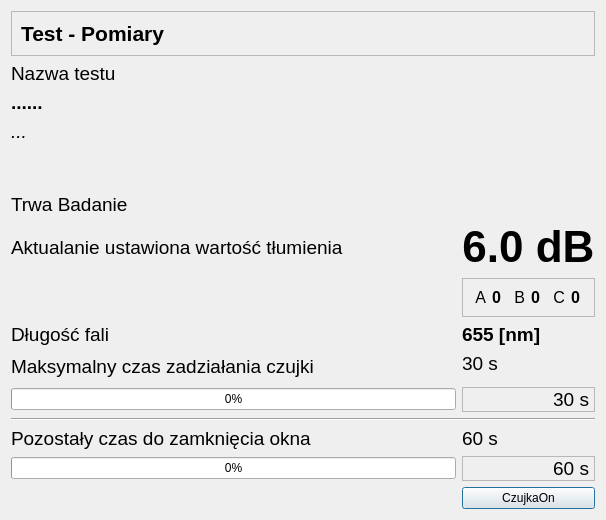
<?xml version="1.0" encoding="UTF-8"?>
<ui version="4.0">
 <class>OknoBadanieReakcji6dB</class>
 <widget class="QDialog" name="OknoBadanieReakcji6dB">
  <property name="geometry">
   <rect>
    <x>0</x>
    <y>0</y>
    <width>606</width>
    <height>520</height>
   </rect>
  </property>
  <property name="windowTitle">
   <string>Test - Badanie kątowe - tłumienie 6dB</string>
  </property>
  <layout class="QGridLayout" name="gridLayout">
   <item row="13" column="1">
    <widget class="QLabel" name="pozostal_czasCzujki">
     <property name="font">
      <font>
       <pointsize>14</pointsize>
      </font>
     </property>
     <property name="frameShape">
      <enum>QFrame::StyledPanel</enum>
     </property>
     <property name="frameShadow">
      <enum>QFrame::Sunken</enum>
     </property>
     <property name="text">
      <string>30 s</string>
     </property>
     <property name="alignment">
      <set>Qt::AlignRight|Qt::AlignTrailing|Qt::AlignVCenter</set>
     </property>
    </widget>
   </item>
   <item row="11" column="0" rowspan="2">
    <widget class="QLabel" name="eCzas">
     <property name="font">
      <font>
       <pointsize>14</pointsize>
      </font>
     </property>
     <property name="text">
      <string>Maksymalny czas zadziałania czujki</string>
     </property>
    </widget>
   </item>
   <item row="2" column="0">
    <widget class="QLabel" name="etestname">
     <property name="font">
      <font>
       <pointsize>14</pointsize>
      </font>
     </property>
     <property name="text">
      <string>Nazwa testu</string>
     </property>
     <property name="alignment">
      <set>Qt::AlignLeading|Qt::AlignLeft|Qt::AlignVCenter</set>
     </property>
    </widget>
   </item>
   <item row="6" column="0">
    <spacer name="verticalSpacer">
     <property name="orientation">
      <enum>Qt::Vertical</enum>
     </property>
     <property name="sizeHint" stdset="0">
      <size>
       <width>20</width>
       <height>40</height>
      </size>
     </property>
    </spacer>
   </item>
   <item row="16" column="1">
    <widget class="QLabel" name="czasOkna">
     <property name="font">
      <font>
       <pointsize>14</pointsize>
      </font>
     </property>
     <property name="text">
      <string>60 s</string>
     </property>
    </widget>
   </item>
   <item row="18" column="1">
    <widget class="QPushButton" name="pbTest">
     <property name="text">
      <string>CzujkaOn</string>
     </property>
    </widget>
   </item>
   <item row="17" column="0">
    <widget class="QProgressBar" name="pbOkna">
     <property name="maximum">
      <number>60</number>
     </property>
     <property name="value">
      <number>0</number>
     </property>
    </widget>
   </item>
   <item row="9" column="1">
    <widget class="QFrame" name="frame_2">
     <property name="frameShape">
      <enum>QFrame::StyledPanel</enum>
     </property>
     <property name="frameShadow">
      <enum>QFrame::Raised</enum>
     </property>
     <layout class="QHBoxLayout" name="horizontalLayout_2">
      <item>
       <widget class="QLabel" name="eta">
        <property name="font">
         <font>
          <pointsize>12</pointsize>
         </font>
        </property>
        <property name="text">
         <string>A</string>
        </property>
        <property name="alignment">
         <set>Qt::AlignRight|Qt::AlignTrailing|Qt::AlignVCenter</set>
        </property>
       </widget>
      </item>
      <item>
       <widget class="QLabel" name="a">
        <property name="font">
         <font>
          <pointsize>12</pointsize>
          <bold>true</bold>
         </font>
        </property>
        <property name="text">
         <string>0</string>
        </property>
       </widget>
      </item>
      <item>
       <widget class="QLabel" name="etb">
        <property name="font">
         <font>
          <pointsize>12</pointsize>
         </font>
        </property>
        <property name="text">
         <string>B</string>
        </property>
        <property name="alignment">
         <set>Qt::AlignRight|Qt::AlignTrailing|Qt::AlignVCenter</set>
        </property>
       </widget>
      </item>
      <item>
       <widget class="QLabel" name="b">
        <property name="font">
         <font>
          <pointsize>12</pointsize>
          <bold>true</bold>
         </font>
        </property>
        <property name="text">
         <string>0</string>
        </property>
       </widget>
      </item>
      <item>
       <widget class="QLabel" name="etc">
        <property name="font">
         <font>
          <pointsize>12</pointsize>
         </font>
        </property>
        <property name="text">
         <string>C</string>
        </property>
        <property name="alignment">
         <set>Qt::AlignRight|Qt::AlignTrailing|Qt::AlignVCenter</set>
        </property>
       </widget>
      </item>
      <item>
       <widget class="QLabel" name="c">
        <property name="font">
         <font>
          <pointsize>12</pointsize>
          <bold>true</bold>
         </font>
        </property>
        <property name="text">
         <string>0</string>
        </property>
       </widget>
      </item>
     </layout>
    </widget>
   </item>
   <item row="13" column="0">
    <widget class="QProgressBar" name="pbCzujki">
     <property name="value">
      <number>0</number>
     </property>
    </widget>
   </item>
   <item row="3" column="0">
    <widget class="QLabel" name="testName">
     <property name="font">
      <font>
       <pointsize>14</pointsize>
       <bold>true</bold>
      </font>
     </property>
     <property name="text">
      <string>......</string>
     </property>
    </widget>
   </item>
   <item row="8" column="0">
    <widget class="QLabel" name="etlumienie">
     <property name="font">
      <font>
       <pointsize>14</pointsize>
      </font>
     </property>
     <property name="text">
      <string>Aktualanie ustawiona wartość tłumienia</string>
     </property>
    </widget>
   </item>
   <item row="7" column="0" colspan="2">
    <widget class="QLabel" name="eBadanie">
     <property name="font">
      <font>
       <pointsize>14</pointsize>
      </font>
     </property>
     <property name="text">
      <string>Trwa Badanie</string>
     </property>
     <property name="wordWrap">
      <bool>true</bool>
     </property>
    </widget>
   </item>
   <item row="10" column="0">
    <widget class="QLabel" name="efala">
     <property name="font">
      <font>
       <pointsize>14</pointsize>
      </font>
     </property>
     <property name="text">
      <string>Długość fali </string>
     </property>
    </widget>
   </item>
   <item row="4" column="0">
    <widget class="QLabel" name="podTestName">
     <property name="font">
      <font>
       <pointsize>14</pointsize>
       <italic>true</italic>
      </font>
     </property>
     <property name="text">
      <string>...</string>
     </property>
    </widget>
   </item>
   <item row="16" column="0">
    <widget class="QLabel" name="label_3">
     <property name="font">
      <font>
       <pointsize>14</pointsize>
      </font>
     </property>
     <property name="text">
      <string>Pozostały czas do zamknięcia okna</string>
     </property>
    </widget>
   </item>
   <item row="8" column="1">
    <widget class="QLabel" name="tlumienie">
     <property name="font">
      <font>
       <pointsize>33</pointsize>
       <bold>true</bold>
      </font>
     </property>
     <property name="text">
      <string>6.0 dB</string>
     </property>
     <property name="alignment">
      <set>Qt::AlignCenter</set>
     </property>
    </widget>
   </item>
   <item row="10" column="1">
    <widget class="QLabel" name="dlugoscFali">
     <property name="font">
      <font>
       <pointsize>14</pointsize>
       <bold>true</bold>
      </font>
     </property>
     <property name="text">
      <string>655 [nm]</string>
     </property>
    </widget>
   </item>
   <item row="11" column="1">
    <widget class="QLabel" name="czasCzujki">
     <property name="font">
      <font>
       <pointsize>14</pointsize>
      </font>
     </property>
     <property name="text">
      <string>30 s</string>
     </property>
    </widget>
   </item>
   <item row="14" column="0" colspan="2">
    <widget class="Line" name="line_2">
     <property name="orientation">
      <enum>Qt::Horizontal</enum>
     </property>
    </widget>
   </item>
   <item row="17" column="1">
    <widget class="QLabel" name="pozostaly_czasokna">
     <property name="font">
      <font>
       <pointsize>14</pointsize>
      </font>
     </property>
     <property name="frameShape">
      <enum>QFrame::StyledPanel</enum>
     </property>
     <property name="text">
      <string>60 s</string>
     </property>
     <property name="alignment">
      <set>Qt::AlignRight|Qt::AlignTrailing|Qt::AlignVCenter</set>
     </property>
    </widget>
   </item>
   <item row="1" column="0" colspan="2">
    <widget class="QFrame" name="frame">
     <property name="frameShape">
      <enum>QFrame::StyledPanel</enum>
     </property>
     <property name="frameShadow">
      <enum>QFrame::Raised</enum>
     </property>
     <layout class="QHBoxLayout" name="horizontalLayout">
      <item>
       <widget class="QLabel" name="label_2">
        <property name="font">
         <font>
          <pointsize>16</pointsize>
          <bold>true</bold>
         </font>
        </property>
        <property name="text">
         <string>Test - Pomiary</string>
        </property>
       </widget>
      </item>
     </layout>
    </widget>
   </item>
  </layout>
 </widget>
 <resources/>
 <connections/>
</ui>
